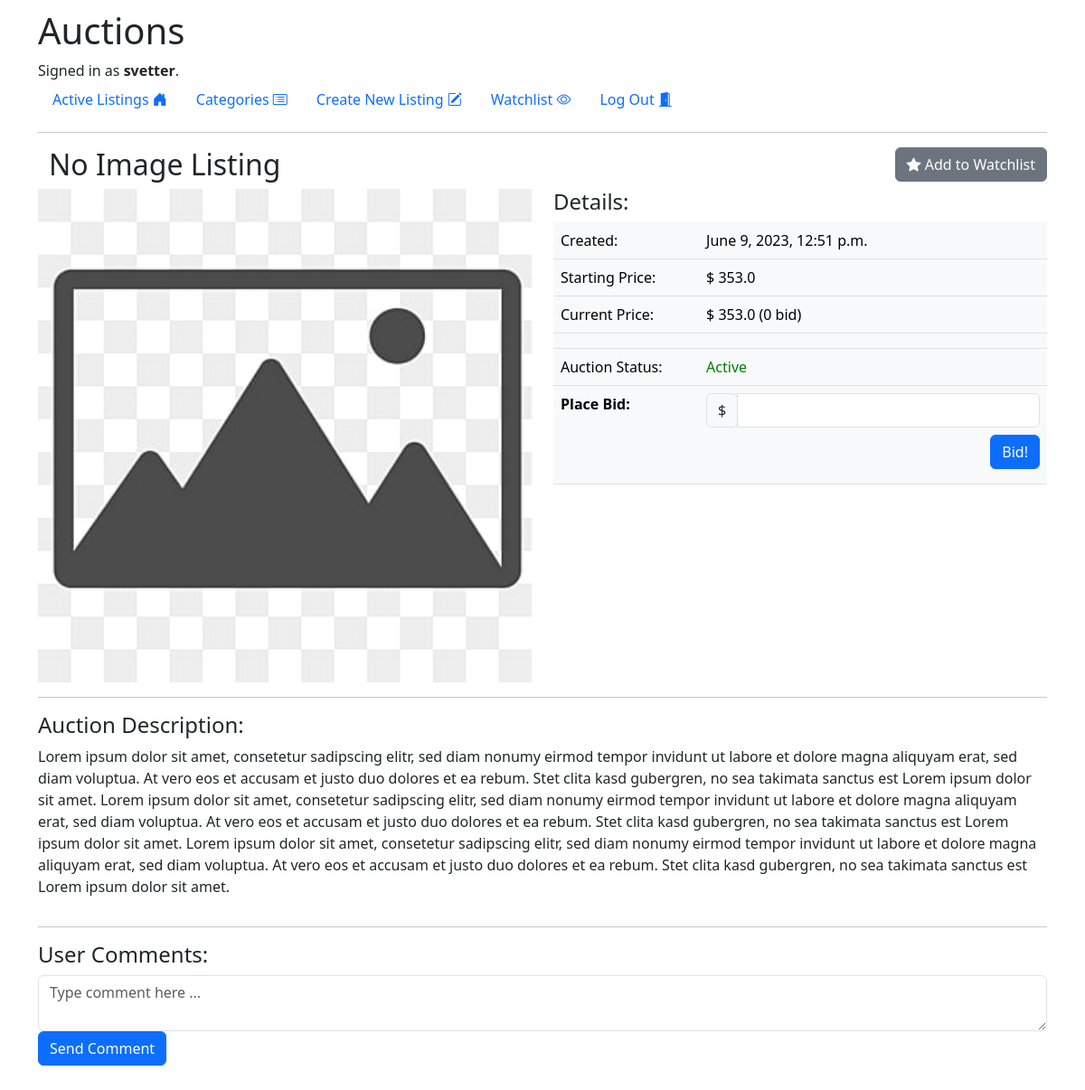
The app's page /listing/3 (signed in), older data.
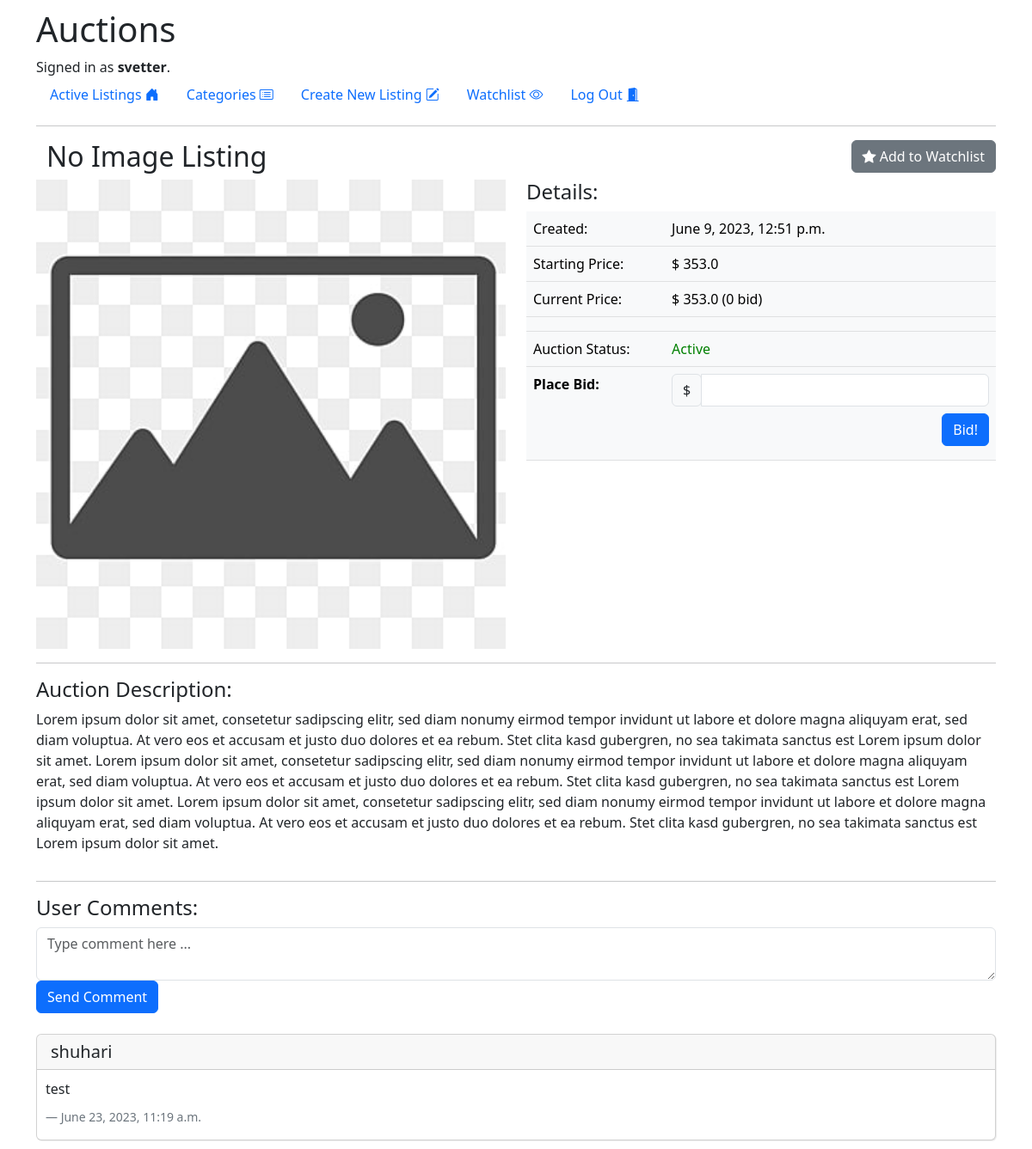
The same page, newer data.
### auctions/models.py (models this page shows, shortened)
class User(AbstractUser):
    pass

class AuctionListing(models.Model):
    user = models.ForeignKey(
        User,
        on_delete=models.CASCADE,
        related_name="active_listings",
        blank=False,
        null=False,
    )
    title = models.CharField(max_length=100, blank=False, null=False)
    initial_price = models.FloatField(blank=False, null=False)
    description = models.TextField(blank=False, null=False)
    category = models.ForeignKey(
        AuctionListingCategory,
        on_delete=models.CASCADE,
        related_name="auction_listings",
        blank=True,
        null=True,
    )
    image = models.CharField(max_length=255, blank=True, null=True)
    active = models.BooleanField(blank=False, null=False)
    created_at = models.DateTimeField(auto_now_add=True)
    updated_at = models.DateTimeField(auto_now=True)
    def get_current_price(self):
        higest_bid = Bid.objects.filter(
            auction_listing=self).aggregate(Max('bid_price'))
        if higest_bid['bid_price__max']:
            return higest_bid['bid_price__max']
        else:
            return self.initial_price
    def get_bid_count(self):
        return len(Bid.objects.filter(auction_listing=self).all())
    def get_highest_bid_user(self):
        higest_bid = Bid.objects.filter(auction_listing=self).order_by('-bid_price')
        if higest_bid:
            return higest_bid[0].user
        else:
            return None
    def is_on_user_watchlist(self, user):
        watchlist_item = WatchlistItem.objects.filter(
            user = user,
            auction_listing = self,
            active = True
        ).first()
        return True if watchlist_item else False

class AutionListingComment(models.Model):
    author = models.ForeignKey(
        User, on_delete=models.CASCADE, related_name="comments"
    )
    auction_listing = models.ForeignKey(
        AuctionListing, on_delete=models.CASCADE, related_name="comments"
    )
    comment = models.CharField(max_length=255)
    created_at = models.DateTimeField(auto_now_add=True)
    updated_at = models.DateTimeField(auto_now=True)

### auctions/views.py (the view)
# urls.py: path("listing/<int:auction_listing_id>", views.show_listing, name="show_listing"),
def show_listing(request, auction_listing_id):
    auction_listing = AuctionListing.objects.get(pk=auction_listing_id)
    return render(request, 'auctions/show_listing.html', {
            'watchlist_item': auction_listing.is_on_user_watchlist(request.user),
            'auction_listing': auction_listing,
         })

### auctions/templates/auctions/show_listing.html (shortened to what this page needs)
{% extends "auctions/layout.html" %}
{% load static %}
{% block body %}
    {% if watchlist_item %}
    <div class="alert alert-primary" role="alert"><i class="bi bi-star-fill"></i> Item is on your watchlist. <span style="float:right;"><a href="{% url 'remove_from_watchlist' auction_listing.id %}">Remove?</a></span></div>
    {% else %}
    <a href="{% url 'add_to_watchlist' auction_listing.id %}"><button class="btn btn-secondary" style="float:right"><i class="bi bi-star-fill"></i> Add to Watchlist</button></a>
    {% endif %}
    <div class="row">
        <div class="col-sm-12 col-md-12 col-lg-12">
            <h2>
                {{ auction_listing.title|title }}
            </h2>
        </div>
    </div>
    <div class="row">
        <div class="col-sm-12 col-md-6 col-lg-6">
            {% if auction_listing.image %}
                <img src="{{ auction_listing.image }}" class="card-img-top auction-detail-img" alt="Auction Image">
            {% else %}
                <img src="{% static 'auctions/image_placeholder.png' %}" class="card-img-top auction-detail-img" alt="Auction Image">
            {% endif %}
        </div>
        <div class="col-sm-12 col-md-6 col-lg-6">
            <h4>Details:</h3>
            <table class="table table-light">
                <tbody>
                    <tr>
                        <td>Created:</th>
                        <td>{{ auction_listing.created_at }}</td>
                    </tr>
                    <tr>
                        <td>Starting Price:</th>
                        <td>$ {{ auction_listing.initial_price }}</td>
                    </tr>
                    <tr>
                        <td>Current Price:</td>
                        <td>$ {{ auction_listing.get_current_price }} ({{ auction_listing.get_bid_count }} bid{% if auction_listing.get_bid_count > 1 %}s{% endif %})</td>
                    </tr>
                    <tr>
                        <td></td>
                        <td>
                        </td>
                    </tr>
                    <tr>
                        <td>Auction Status:</td>
                        <td>
                            {% if auction_listing.active %}
                            <span style="color:green;">Active</span>
                            {% else %}
                            <span style="color:red;">Closed</span>
                            {% endif %}
                        </td>
                        </tr>
                    {% if auction_listing.active %}
                        {% if auction_listing.user == request.user %}
                            <tr>
                                <td></td>
                                <td>
                                    <a href="{% url 'close_auction' auction_listing.id %}"><button class="btn btn-danger">Close Auction</button></a>
                                </td>
                            </tr>
                        {% else %}
                            <tr>
                                <form action="{% url 'create_bid' %}" method="POST">
                                <th scope="row">Place Bid: </th>
                                <td>
                                    <div class="form-row">
                                        <div class="input-group mb-2">
                                            <div class="input-group-prepend">
                                            <div class="input-group-text">$</div>
                                            </div>
                                            <input type="number" name="bid_price" id="bid_price" class="form-control">
                                        </div>
                                        <div class="col-auto">
                                            <button type="submit" class="btn btn-primary mb-2" style="float:right;">Bid!</button>
                                        </div>
                                    </div>
                                </td>
                                </form>
                            </tr>
                        {% endif %}
                    {% endif %}
                </tbody>
            </table>
        </div>
    </div>
    <hr>
    <div class="row">
        <div class="col-sm-12 col-md-12 col-lg-12">
            <h4>Auction Description:</h3>
            <p>
                {{ auction_listing.description }}
            </p>
        </div>
    </div>
    <hr>
    <div class="row">
        <div class="col-sm-12 col-md-12 col-lg-12">
            <h4>User Comments:</h3>
            <form action="{% url 'create_comment' %}" method="POST">
                <textarea name="comment" id="comment" class="form-control" placeholder="Type comment here ..."></textarea>
                <input type="submit" class="btn btn-primary" value="Send Comment">
            </form>
            <br >
            {% if auction_listing.comments.all %}
            {% for comment in auction_listing.comments.all %}
            <div class="card col-sm-12 col-md-12 col-lg-12 comment-card">
                <h5 class="card-header">{{ comment.author }}</h5>
                <p class="card-text">{{ comment.comment }}</p>
                <footer class="blockquote-footer">{{ comment.created_at }}</footer>
            </div>
            {% endfor %}
            {% endif %}
        </div>
    </div>
{% endblock %}

### auctions/templates/auctions/layout.html (shortened to what this page needs)
{% load static %}
<!DOCTYPE html>
<html lang="en">
    <head>
        <link href="https://cdn.jsdelivr.net/npm/bootstrap@5.3.0/dist/css/bootstrap.min.css" rel="stylesheet">
        <link href="{% static 'auctions/styles.css' %}" rel="stylesheet">
        <link rel="stylesheet" href="https://cdn.jsdelivr.net/npm/bootstrap-icons@1.10.5/font/bootstrap-icons.css">
    </head>
    <body>
        <main class="container">
            <h1>Auctions</h1>
            <div>
                {% if user.is_authenticated %}
                    Signed in as <strong>{{ user.username }}</strong>.
                {% else %}
                    Not signed in.
                {% endif %}
            </div>
            <ul class="nav nav-pills">
                <li class="nav-item">
                    <a class="nav-link" href="{% url 'index' %}">Active Listings <i class="bi bi-house-door-fill"></i></a>
                </li>
                <li class="nav-item">
                    <a class="nav-link" href="{% url 'show_categories' %}">Categories <i class="bi bi-card-list"></i></a>
                </li>
                {% if user.is_authenticated %}
                    <li class="nav-item">
                        <a class="nav-link" href="{% url 'create_listing' %}">Create New Listing <i class="bi bi-pencil-square"></i></a>
                    </li>
                    <li class="nav-item">
                        <a class="nav-link" href="{% url 'show_watchlist' %}">Watchlist <i class="bi bi-eye"></i></a>
                    </li>
                    <li class="nav-item">
                        <a class="nav-link" href="{% url 'logout' %}">Log Out <i class="bi bi-door-open-fill"></i></a>
                    </li>
                {% endif %}
            </ul>
            <hr>
            {% block body %}
            {% endblock %}
        </main>
    </body>
</html>

### auctions/static/auctions/styles.css (style rules this page uses)
body { padding: 10px; }
.auction-detail-img { object-fit: cover; width: 100%; height: auto; }
.comment-card { box-shadow: 1px 1px #eeeeee; }
.comment-card .card-text { padding: 10px; }
.comment-card footer { padding: 0 10px; }

Row changes from the older to the newer data that the page shows:
added AutionListingComment: author "shuhari", comment "test", created_at "June 23, 2023, 11:19 a.m."
